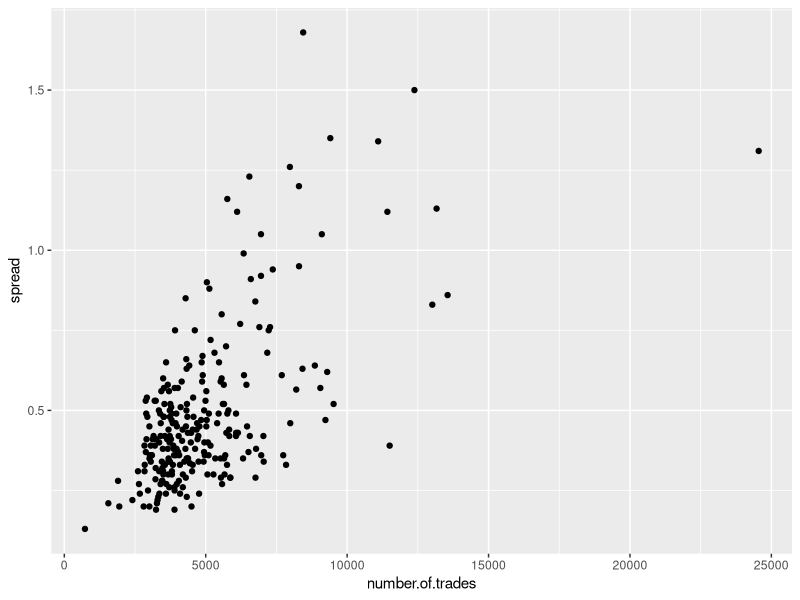
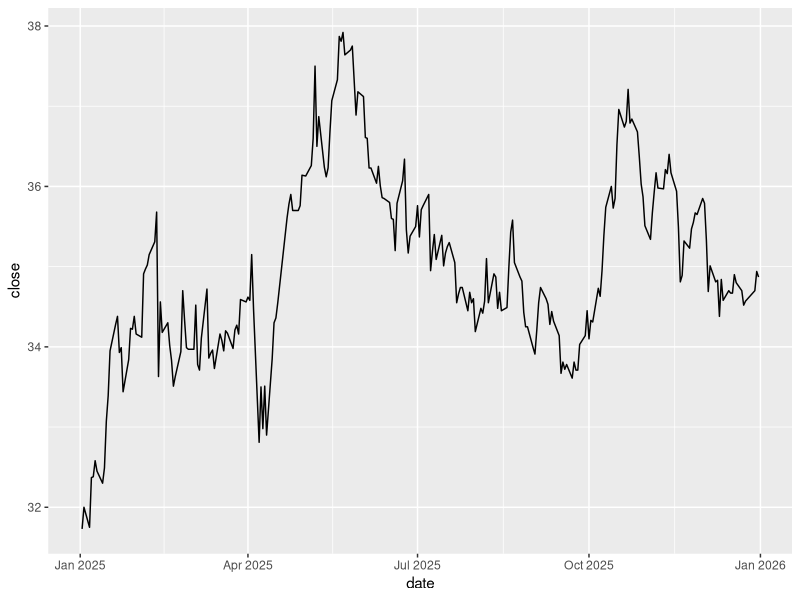

Here is the R script that generated these plots, in order:

##############
# 2025 Resit #
# Block 3    #
##############

# Q9a
df <- read.csv("AHOLD DEL_historical_price.csv", skip = 3)

# Q9b
df$Date <- as.Date(df$Date, format = "%d/%m/%Y")

# Q9c
df <- df[order(df$Date), ]

# Q9d
df$spread <- df$High - df$Low

# Q9e
names(df) <- tolower(names(df))

# Q10
library(ggplot2)
ggplot(df, aes(number.of.trades, spread)) + geom_point()

# Q11
ggplot(df, aes(date, close)) + geom_line()
